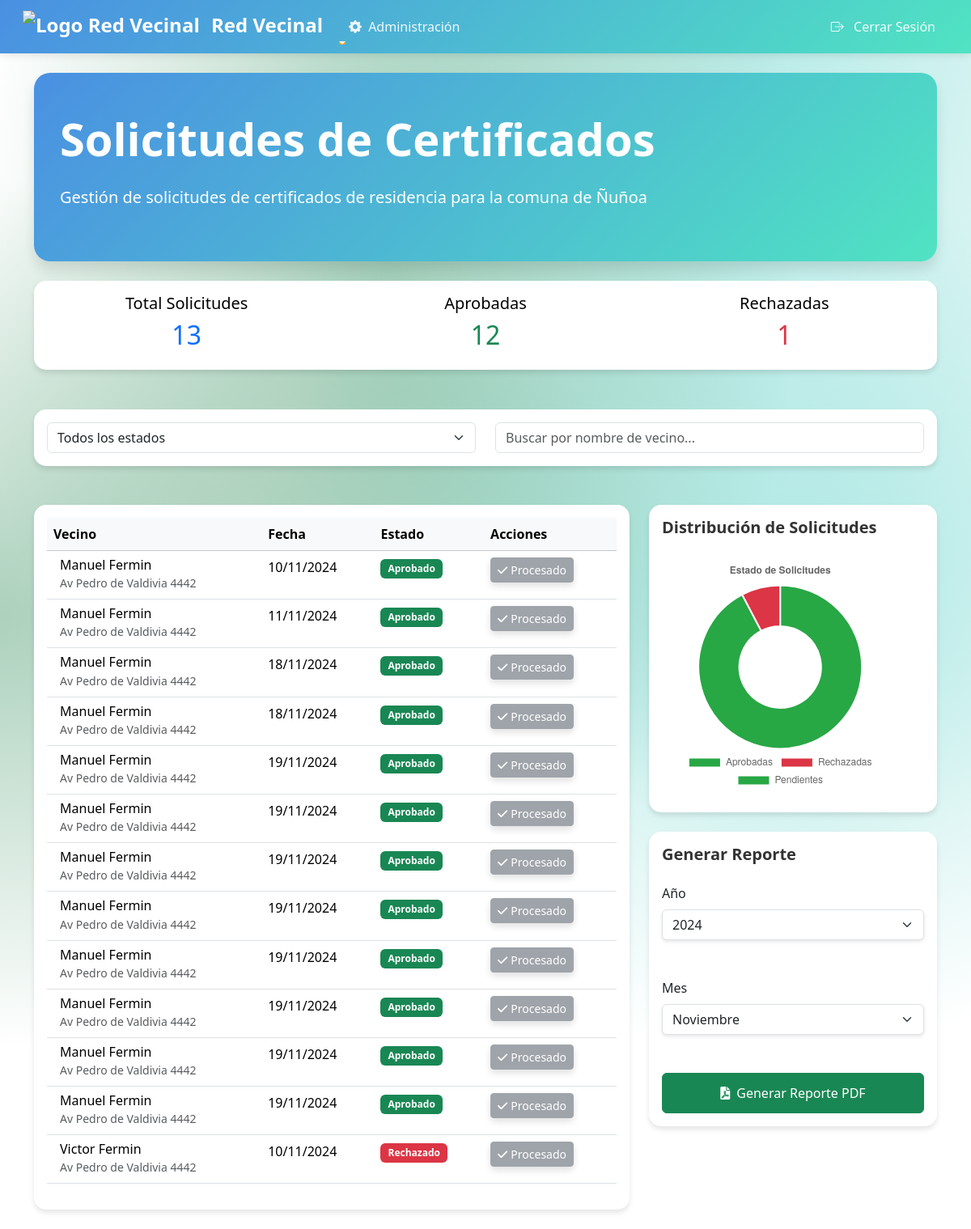
/gestionar/ (signed in), run on an earlier commit of the app's database.
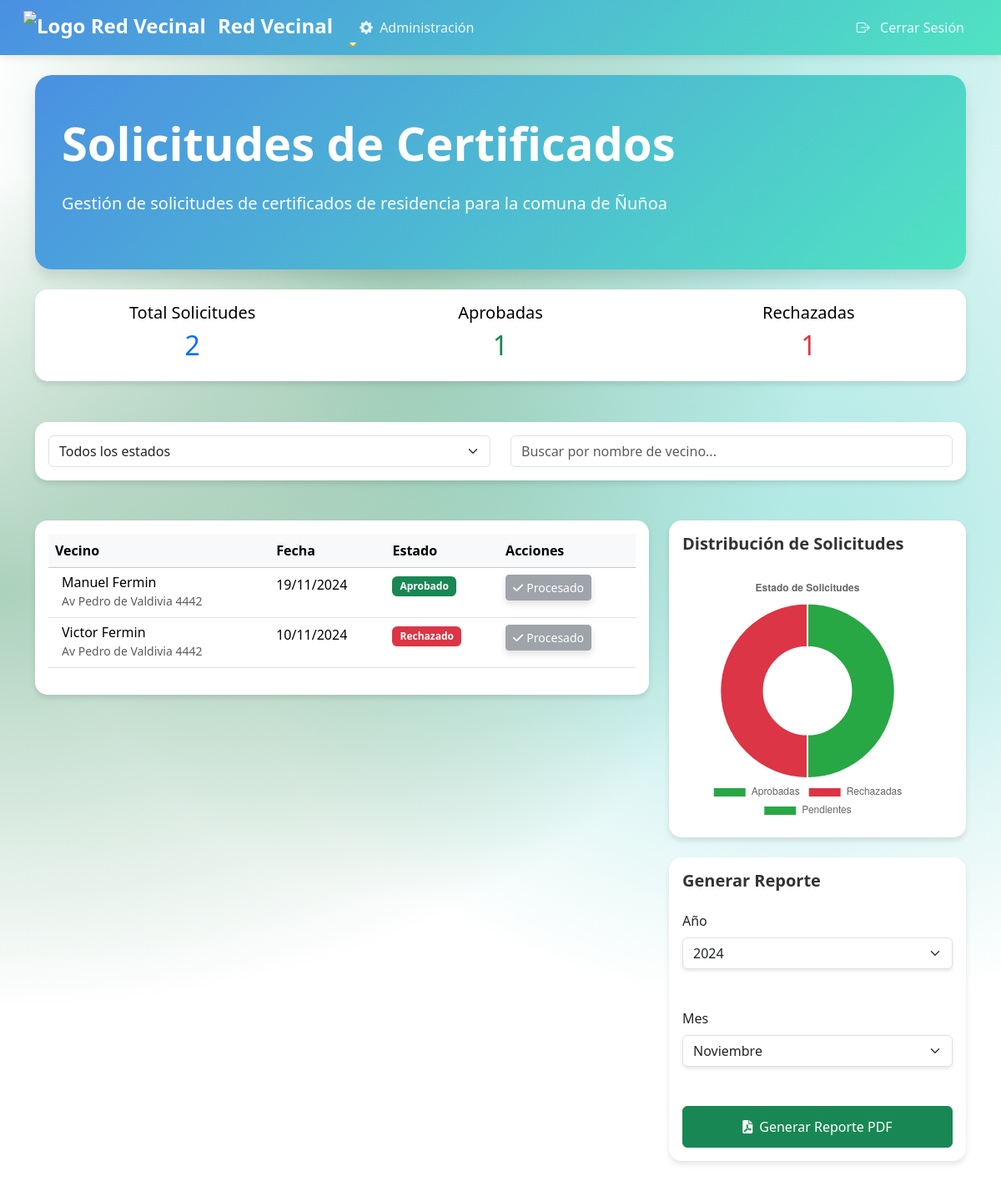
And on a later commit of the database.
### junta_vecinos/models.py (models this page shows, shortened)
class SolicitudCertificado(models.Model):
    ESTADO_CHOICES = [
        ('Pendiente', 'Pendiente'),
        ('Aprobado', 'Aprobado'),
        ('Rechazado', 'Rechazado'),
    ]
    vecino = models.ForeignKey(Vecino, on_delete=models.CASCADE)  # Cambio aquí
    fecha_solicitud = models.DateField(auto_now_add=True)
    estado = models.CharField(max_length=10, choices=ESTADO_CHOICES, default='Pendiente')
    motivo = models.TextField()
    foto_carnet_frente = models.ImageField(upload_to='carnets/', blank=False, null=False)
    foto_carnet_atras = models.ImageField(upload_to='carnets/', blank=False, null=False)
    documento_residencia = models.FileField(upload_to='documentos_residencia/', blank=False, null=False)

class Vecino(models.Model):
    COMUNA_CHOICES = [
        ('ÑUÑOA', 'Ñuñoa'),
        ('PUENTE_ALTO', 'Puente Alto'),
        ('LA_FLORIDA', 'La Florida'),
    ]
    user = models.OneToOneField(User, on_delete=models.CASCADE)
    nombres = models.CharField(max_length=255)
    apellidos = models.CharField(max_length=255)
    direccion = models.CharField(max_length=255)
    telefono = models.CharField(max_length=15)
    fecha_nacimiento = models.DateField()
    rut = models.CharField(max_length=12, unique=True)
    comuna = models.CharField(max_length=20, choices=COMUNA_CHOICES, default='ÑUÑOA')
    administrador = models.ForeignKey(AdministradorComuna, on_delete=models.SET_NULL, null=True, related_name='vecinos')
    def __str__(self):
        return f"{self.nombres} {self.apellidos}"

### junta_vecinos/views.py (the view)
# urls.py: path('gestionar/', views.gestionar_solicitudes, name='gestionar_solicitudes'),
@user_passes_test(is_admin)
@login_required
def gestionar_solicitudes(request):
    admin = request.user.administradorcomuna
    solicitudes = SolicitudCertificado.objects.filter(
        vecino__comuna=admin.comuna
    ).select_related('vecino')
    aprobadas = solicitudes.filter(estado='Aprobado').count()
    rechazadas = solicitudes.filter(estado='Rechazado').count()
    years = SolicitudCertificado.objects.dates('fecha_solicitud', 'year')
    years = [date.year for date in years]
    if not years:
        years = [datetime.now().year]
    months = [
        (1, 'Enero'), (2, 'Febrero'), (3, 'Marzo'), (4, 'Abril'),
        (5, 'Mayo'), (6, 'Junio'), (7, 'Julio'), (8, 'Agosto'),
        (9, 'Septiembre'), (10, 'Octubre'), (11, 'Noviembre'), (12, 'Diciembre')
    ]
    context = {
        'admin': admin,
        'solicitudes': solicitudes,
        'aprobadas': aprobadas,
        'rechazadas': rechazadas,
        'years': years,
        'months': months,
        'current_year': datetime.now().year,
        'current_month': datetime.now().month,
    }
    return render(request, 'junta_vecinos/gestionar_solicitudes.html', context)

### junta_vecinos/views.py (called while the page is built)
def is_admin(user):
    return hasattr(user, 'administradorcomuna')  # Solo permite el acceso si el usuario es un superusuario (admin)

### junta_vecinos/templates/junta_vecinos/gestionar_solicitudes.html (shortened to what the changed rows need)
{% extends 'junta_vecinos/base.html' %}
{% block content %}
<div class="admin-section">
    <div class="jumbotron mb-4">
        <h1 class="display-4">Solicitudes de Certificados</h1>
    </div>
    <div class="row mb-4">
        <div class="col-12">
            <div class="card">
                <div class="card-body">
                    <div class="row">
                        <div class="col-md-4 text-center">
                            <h5>Total Solicitudes</h5>
                            <h2 class="text-primary">{{ solicitudes.count }}</h2>
                        </div>
                        <div class="col-md-4 text-center">
                            <h5>Aprobadas</h5>
                            <h2 class="text-success">{{ aprobadas }}</h2>
                        </div>
                        <div class="col-md-4 text-center">
                            <h2 class="text-danger">{{ rechazadas }}</h2>
                        </div>
                    </div>
                </div>
            </div>
        </div>
    </div>
    <div class="row">
        <div class="col-md-8">
            <div class="card">
                <div class="card-body">
                    <div class="table-responsive">
                        <table class="table table-hover" id="tablaSolicitudes">
                            <thead class="table-light">
                                <tr>
                                    <th>Vecino</th>
                                    <th>Fecha</th>
                                    <th>Estado</th>
                                    <th>Acciones</th>
                                </tr>
                            </thead>
                            <tbody>
                                {% for solicitud in solicitudes %}
                                <tr class="solicitud-row" data-estado="{{ solicitud.estado }}">
                                    <td>
                                        <div class="d-flex align-items-center">
                                            <div class="ms-2">
                                                <h6 class="mb-0">{{ solicitud.vecino }}</h6>
                                                <small class="text-muted">{{ solicitud.vecino.direccion }}</small>
                                            </div>
                                        </div>
                                    </td>
                                    <td>{{ solicitud.fecha_solicitud|date:"d/m/Y" }}</td>
                                    <td>
                                        {% if solicitud.estado == 'Pendiente' %}
                                            <span class="badge bg-warning">Pendiente</span>
                                        {% elif solicitud.estado == 'Aprobado' %}
                                            <span class="badge bg-success">Aprobado</span>
                                        {% else %}
                                            <span class="badge bg-danger">Rechazado</span>
                                        {% endif %}
                                    </td>
                                    <td>
                                        {% if solicitud.estado == 'Pendiente' %}
                                            <a href="{% url 'ver_solicitud' solicitud.id %}" class="btn btn-primary btn-sm">
                                                <i class="fas fa-eye me-1"></i>Ver
                                            </a>
                                        {% else %}
                                            <button class="btn btn-secondary btn-sm" disabled>
                                                <i class="fas fa-check me-1"></i>Procesado
                                            </button>
                                        {% endif %}
                                    </td>
                                </tr>
                                {% endfor %}
                            </tbody>
                        </table>
                    </div>
                </div>
            </div>
        </div>
        <div class="col-md-4">
            <div class="card mb-4">
                <div class="card-body">
                    <h2 class="card-title mb-4">Distribución de Solicitudes</h2>
                    <div class="chart-container">
                        <canvas id="solicitudesChart"></canvas>
                    </div>
                </div>
            </div>
            <div class="card">
                <div class="card-body">
                    <h2 class="card-title mb-4">Generar Reporte</h2>
                </div>
            </div>
        </div>
    </div>
</div>
<script>
document.addEventListener('DOMContentLoaded', function() {
    var ctx = document.getElementById('solicitudesChart').getContext('2d');
    var solicitudesChart = new Chart(ctx, {
        type: 'doughnut',
        data: {
            labels: ['Aprobadas', 'Rechazadas', 'Pendientes'],
            datasets: [{
                data: [
                    {{ aprobadas }},
                    {{ rechazadas }},
                    {{ solicitudes.count|add:"-"|add:aprobadas|add:"-"|add:rechazadas }}
                ],
                backgroundColor: ['#28a745', '#dc3545', '#ffc107']
            }]
        },
        options: {
            responsive: true,
            maintainAspectRatio: true, // Cambiado a true
            plugins: {
                legend: {
                    position: 'bottom'
                },
                title: {
                    display: true,
                    text: 'Estado de Solicitudes'
                }
            }
        }
    });
});
// Función para filtrar solicitudes
function filtrarSolicitudes() {
    const filtroEstado = document.getElementById('filtroEstado').value.toLowerCase();
    const busqueda = document.getElementById('buscarVecino').value.toLowerCase();
    const filas = document.getElementsByClassName('solicitud-row');
    for (let fila of filas) {
        const estado = fila.getAttribute('data-estado').toLowerCase();
        const vecino = fila.querySelector('h6').textContent.toLowerCase();
        const coincideEstado = !filtroEstado || estado === filtroEstado;
        const coincideBusqueda = !busqueda || vecino.includes(busqueda);
        fila.style.display = coincideEstado && coincideBusqueda ? '' : 'none';
    }
}
</script>
{% endblock %}

What changed in the data, as far as the page shows it:
removed SolicitudCertificado: vecino "Manuel Fermin", vecino.direccion "Av Pedro de Valdivia 4442", fecha_solicitud "10/11/2024", estado "Aprobado"
removed SolicitudCertificado: vecino "Manuel Fermin", vecino.direccion "Av Pedro de Valdivia 4442", fecha_solicitud "11/11/2024", estado "Aprobado"
removed SolicitudCertificado: vecino "Manuel Fermin", vecino.direccion "Av Pedro de Valdivia 4442", fecha_solicitud "18/11/2024", estado "Aprobado"
removed SolicitudCertificado: vecino "Manuel Fermin", vecino.direccion "Av Pedro de Valdivia 4442", fecha_solicitud "18/11/2024", estado "Aprobado"
removed SolicitudCertificado: vecino "Manuel Fermin", vecino.direccion "Av Pedro de Valdivia 4442", fecha_solicitud "19/11/2024", estado "Aprobado"
removed SolicitudCertificado: vecino "Manuel Fermin", vecino.direccion "Av Pedro de Valdivia 4442", fecha_solicitud "19/11/2024", estado "Aprobado"
removed SolicitudCertificado: vecino "Manuel Fermin", vecino.direccion "Av Pedro de Valdivia 4442", fecha_solicitud "19/11/2024", estado "Aprobado"
removed SolicitudCertificado: vecino "Manuel Fermin", vecino.direccion "Av Pedro de Valdivia 4442", fecha_solicitud "19/11/2024", estado "Aprobado"
removed SolicitudCertificado: vecino "Manuel Fermin", vecino.direccion "Av Pedro de Valdivia 4442", fecha_solicitud "19/11/2024", estado "Aprobado"
removed SolicitudCertificado: vecino "Manuel Fermin", vecino.direccion "Av Pedro de Valdivia 4442", fecha_solicitud "19/11/2024", estado "Aprobado"
removed SolicitudCertificado: vecino "Manuel Fermin", vecino.direccion "Av Pedro de Valdivia 4442", fecha_solicitud "19/11/2024", estado "Aprobado"
Also different on the page:
{{ solicitudes.count }}: "13" → "2"
{{ aprobadas }}: "12" → "1"
chart data {{ aprobadas }}: 12 → 1
